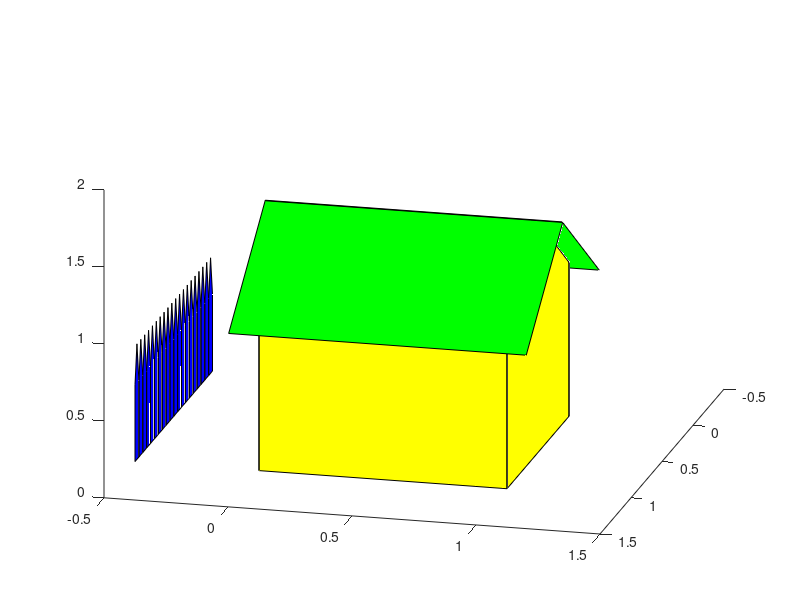

Source code (MATLAB):



function app3

    file_name = 'app3.m';
    disp(['Starting' file_name]);

    function a = rectpos
        %
        % draw a rectangle
        %
        x = [0 0 1 1]';
        y = [0 1 1 0]';
        z = [1 1 1 1]';
        o = [1 1 1 1]';
        a = [x,y,z,o];
        hold on
        %
    end

    function a = trappos
        %
        % draw a trapezoid
        %
        x = [0 0 0.5 1 1]';
        y = [0 1 1.5 1 0]';
        z = [1 1 1 1 1]';
        o = [1 1 1 1 1]';
        a = [x,y,z,o];
        hold on
        %
    end


    function h = rect(a,c)
        %
        % draw a rectangle
        %
        x = a(:,1);
        y = a(:,2);
        z = a(:,3);
        fill3(x,y,z,c)
        hold on
        %
    end

    function h = trap(a,c)
        %
        % draw a trapezoid
        %
        x = a(:,1);
        y = a(:,2);
        z = a(:,3);
        fill3(x,y,z,c)
        hold on
        %
    end

    %Rotate object about y-axis
    function A = yrotate(angle, A)
        M = [ cos(angle) 0 -sin(angle) 0; 0 1 0 0; sin(angle) 0 cos(angle) 0; 0 0 0 1];
        A = A*M;
    end

    %Rotate object about x-axis
    function A = xrotate(angle, A)
        M = [ 1 0 0 0; 0 cos(angle) sin(angle) 0; 0 -sin(angle) cos(angle) 0; 0 0 0 1];
        A = A*M;
    end

    %Rotate object about z-axis
    function A = zrotate(angle, A)
        M = [ cos(angle) sin(angle) 0 0; -sin(angle) cos(angle) 0 0; 0 0 1 0; 0 0 0 1];
        A = A*M;
    end

    %Translate object
    function A = translation(tx, ty, tz, A)
        M = [1 0 0 0; 0 1 0 0; 0 0 1 0; tx ty tz 1];
        A = A*M;
    end

    %Scale object
    function A = scaling(sx, sy, sz, A)
        M = [ sx 0 0 0; 0 sy 0 0; 0 0 sz 0; 0 0 0 1];
        A = A*M;
    end

    a = rectpos;
    b = trappos;
    
    %This code creates the first rectangular wall of house
    a = xrotate(pi/2, a);
    a = zrotate(pi/2,a);
    rect(a, 'y')
    
    %This code creates one of the trapezoid side walls
    b = xrotate(pi/2,b);
    b = translation(0, 1, 0, b);
    trap(b, 'y')
    
    a = rectpos;
    b = trappos;
    
    %This code creates the other rectangular-side wall
    a = yrotate(-pi/2, a);
    a = translation(1, 0, 0, a);
    rect(a, 'y')
    
    %This code creates the other trapezoidal-side wall
    b = xrotate(pi/2, b);
    b = translation( 0, 2, 0, b);
    trap(b, 'y')
    
    a = rectpos;
    b = rectpos;
    
    % This code does one part of roof
    a = yrotate(pi/5, a);
    a = scaling(.73, 1.2, 1, a);
    a = translation( 0, 0, .7, a);
    a = translation( .07, 0, 0, a);
    a = translation( 0, -.1, 0, a);
    rect(a, 'g')
    
    %This code does the other part of roof
    b = yrotate(-pi/5, b);
    b = scaling(.73, 1.2, 1, b);
    b = translation(0, 0, .11, b);
    b = translation(.34, 0, 0, b);
    b = translation( 0, -.1, 0, b);
    rect(b, 'g')
    
    %This code creates the red door
    a = rectpos;
    a = yrotate(-pi/2, a);
    a = scaling(.5, .25, .9, a);
    a = translation(.499, 0, 0, a);
    a = translation(0, .38, 0, a);
    rect(a,'r')
    
    %This creates the blue fencing
    x_movement = -.25;
    for i = 1: 20
        b = trappos;
        b = xrotate(pi/2, b);
        b = scaling(.0625, 1, .5, b);
        b = translation(x_movement, .5, 0, b);
        trap(b, 'b');
        x_movement = x_movement + .0625;
    end
    
    
    
    view([2,.5,1])
    
    


end